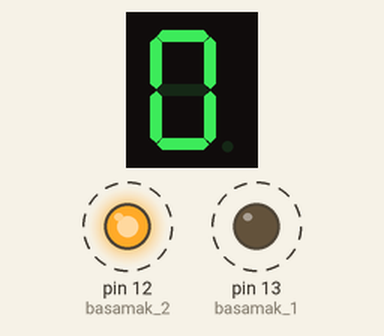
A sketch run on a simulated Arduino Uno, built with avr-gcc and run on an emulated ATmega328P. On the bench: 1-digit seven-segment display, output pins drawn as LEDs (lit = HIGH). Wiring (inferred from the names in the program): 1-digit 7-segment display, segments lit when HIGH: segments pin 2, pin 3, pin 4, pin 5, pin 6, pin 7, pin 8. Dashed ring = blinking. The segment pins are drawn as the display they are named for; pins used as bus, display or sensor lines are not drawn.

Above: at 0.1 s.
At 2.6 s:
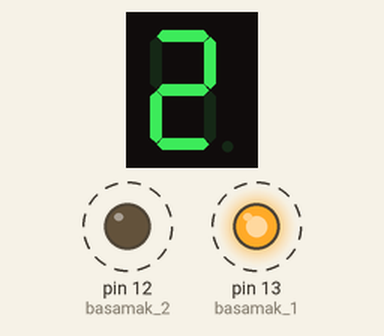
At 4.6 s:
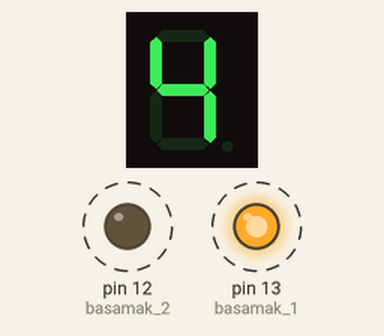
At 9.6 s:
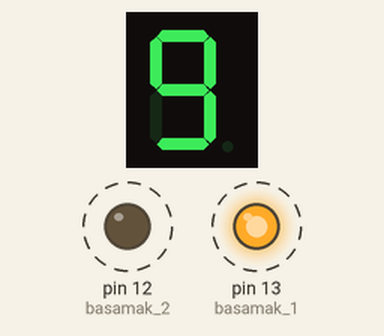
Timing chart, 0 to 40.0 s (numbered marks = the images above):
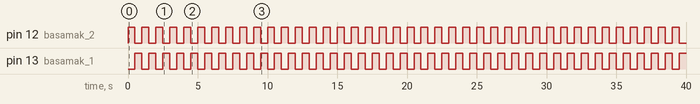

Measured:
- by itself, pin 12 (basamak_2), pin 13 (basamak_1): alternates HIGH for 0.50 s and LOW for 0.50 s
- by itself, everything shown: repeats every 10.0 s, in 20 steps
- what the display in image 1 shows lasts 0.5 s, from 2.5 s to 3.0 s

The sketch:

CountUntil100.ino
```cpp
int a = 2; // Pinleri tanımlıyoruz
int b = 3;
int c = 4;
int d = 5;
int e = 6;
int f = 7;
int g = 8;
int basamak_1=13;
int basamak_2=12;
int i=0;
int j=0;
int n=0;
int ardiuno_pinler[7]={a,b,c,d,e,f,g};
int sayilar[10][7]={
{1,1,1,1,1,1,0},   // 0 rakamını tanır, yazar, gösterir
{0,1,1,0,0,0,0},   // 1 rakamını tanır, yazar, gösterir
{1,1,0,1,1,0,1},   // 2 rakamını tanır, yazar, gösterir
{1,1,1,1,0,0,1},   // 3 rakamını tanır, yazar, gösterir
{0,1,1,0,0,1,1},   // 4 rakamını tanır, yazar, gösterir
{1,0,1,1,0,1,1},   // 5 rakamını tanır, yazar, gösterir
{1,0,1,1,1,1,1},   // 6 rakamını tanır, yazar, gösterir
{1,1,1,0,0,0,0},   // 7 rakamını tanır, yazar, gösterir
{1,1,1,1,1,1,1},   // 8 rakamını tanır, yazar, gösterir
{1,1,1,1,0,1,1},   // 9 rakamını tanır, yazar, gösterir

};

void setup()
{
pinMode(a, OUTPUT); // Pinlerin çıkış pini olduğunu belirtiyoruz.
pinMode(b, OUTPUT);
pinMode(c, OUTPUT);
pinMode(d, OUTPUT);
pinMode(e, OUTPUT);
pinMode(f, OUTPUT);
pinMode(g, OUTPUT);
pinMode(basamak_1, OUTPUT);
pinMode(basamak_2, OUTPUT);
}
void loop() {
for(i=0;i<10;i++){
  digitalWrite(basamak_1,0);
  digitalWrite(basamak_2,1);
  for(j=0;j<7;j++)
  {
    digitalWrite(ardiuno_pinler[j],sayilar[n][j]);
  }
  delay(500);
  digitalWrite(basamak_1,1);
  digitalWrite(basamak_2,0);
  for(j=0;j<7;j++){
    digitalWrite(ardiuno_pinler[j],sayilar[i][j]);
    }
    delay(500);
}
}
```
